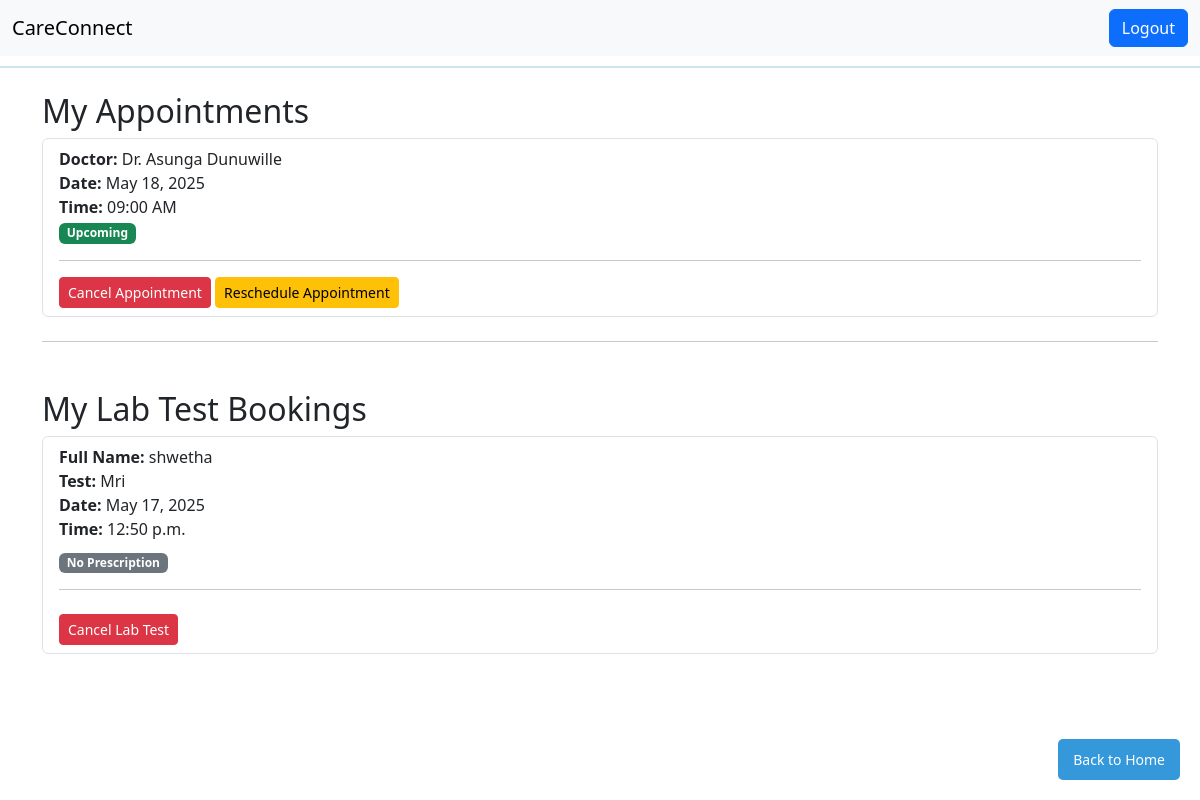
/dashboard/ (signed in), run on the app's committed database.
### core/models.py (models this page shows, shortened)
class Appointment(models.Model):
    PAYMENT_METHOD_CHOICES = [
        ('online', 'Online Payment'),
        ('cash', 'Cash at Visit'),
    ]
    STATUS_CHOICES = [
        ('upcoming', 'Upcoming'),
        ('completed', 'Completed'),
        ('canceled', 'Canceled'),
    ]
    user = models.ForeignKey(User, on_delete=models.CASCADE)
    doctor = models.ForeignKey(Doctor, on_delete=models.CASCADE)
    date = models.DateField()
    time_slot = models.CharField(max_length=50)
    status = models.CharField(max_length=20, choices=STATUS_CHOICES, default='upcoming')
    payment_method = models.CharField(
        max_length=10,
        choices=PAYMENT_METHOD_CHOICES,
        default='online'
    )
    is_paid = models.BooleanField(default=False)
    class Meta:
        unique_together = ('doctor', 'date', 'time_slot')  # Prevent double bookings

class Doctor(models.Model):
    name = models.CharField(max_length=100)
    specialty = models.CharField(max_length=100)
    qualification = models.TextField(blank=True, null=True)
    availability = models.BooleanField(default=True)
    image = models.ImageField(upload_to='doctor_images/', null=True, blank=True)
    rating = models.FloatField(default=0.0)
    consultation_fee = models.DecimalField(max_digits=10, decimal_places=2, default=0.00)

class LabTestBooking(models.Model):
    user = models.ForeignKey(User, on_delete=models.CASCADE)
    full_name = models.CharField(max_length=100)
    email = models.EmailField(default='abc@gmail.com')  # Default email value
    test = models.CharField(max_length=50)
    preferred_date = models.DateField(null=True, blank=True)
    preferred_time = models.TimeField(default="09:00:00")  # Default time value
    prescription = models.FileField(upload_to='prescriptions/', null=True, blank=True)
    notes = models.TextField(blank=True)
    submitted_at = models.DateTimeField(auto_now_add=True)

### core/views.py (the view)
# urls.py: path('dashboard/', views.dashboard, name='dashboard'), #Display dashboard
@login_required
def dashboard(request):
    user = request.user
    appointments = Appointment.objects.filter(user=request.user)
    lab_tests = LabTestBooking.objects.filter(user=request.user)
    return render(request, 'dashboard.html', {
        'appointments': appointments,
        'lab_tests': lab_tests,
    })

### templates/dashboard.html (shortened to what this page needs)
{% extends 'base.html' %}
{% block content %}
<h2>My Appointments</h2>
{% if appointments %}
    <ul class="list-group">
        {% for appointment in appointments %}
            <li class="list-group-item">
                <strong>Doctor:</strong> {{ appointment.doctor.name }} <br>
                <strong>Date:</strong> {{ appointment.date }} <br>
                <strong>Time:</strong> {{ appointment.time_slot }} <br>
                {% if appointment.status == 'upcoming' %}
                    <span class="badge bg-success">Upcoming</span>
                {% elif appointment.status == 'completed' %}
                    <span class="badge bg-primary">Completed</span>
                {% elif appointment.status == 'canceled' %}
                    <span class="badge bg-danger">Canceled</span>
                {% endif %}
                <hr>
                <div class="mt-2">
                    {% if appointment.status == 'upcoming' %}
                        <form method="POST" action="{% url 'cancel_appointment' appointment.id %}" style="display:inline;">
                            <button type="submit" class="btn btn-danger btn-sm">Cancel Appointment</button>
                        </form>
                        <a href="{% url 'reschedule_appointment' appointment.id %}" class="btn btn-warning btn-sm ml-2">Reschedule Appointment</a>
                    {% endif %}
                </div>
            </li>
        {% endfor %}
    </ul>
{% else %}
    <p>No doctor appointments found.</p>
{% endif %}
<hr class="my-4">
<h2 class="mt-5">My Lab Test Bookings</h2>
{% if lab_tests %}
    <ul class="list-group">
        {% for test in lab_tests %}
            <li class="list-group-item">
                <strong>Full Name:</strong> {{ test.full_name }} <br>
                <strong>Test:</strong> {{ test.test|title }} <br>
                <strong>Date:</strong> {{ test.preferred_date }} <br>
                <strong>Time:</strong> {{ test.preferred_time }} <br>
                <div class="mt-2">
                    {% if test.prescription %}
                        <a href="{{ test.prescription.url }}" target="_blank" class="btn btn-primary btn-sm">View Prescription</a>
                    {% else %}
                        <span class="badge bg-secondary">No Prescription</span>
                    {% endif %}
                    <hr>
                    <form method="POST" action="{% url 'cancel_lab_test' test.id %}" style="display:inline;">
                        <button type="submit" class="btn btn-danger btn-sm mt-2">Cancel Lab Test</button>
                    </form>
                </div>
            </li>
        {% endfor %}
    </ul>
{% else %}
    <p>No lab test appointments found.</p>
{% endif %}
<a href="/" class="home-button">Back to Home</a>
{% endblock %}

### core/static/style.css (style rules this page uses)
body { font-family: 'Segoe UI', Tahoma, Geneva, Verdana, sans-serif; background-color: #ffffff; margin: 0; padding: 0; }

### templates/dashboard.html (style rules this page uses)
.home-button { position: fixed; bottom: 20px; right: 20px; background-color: #3498db; color: white; padding: 10px 15px; border: none; border-radius: 5px; text-decoration: none; font-size: 14px; }

### data on the page
Appointment: doctor.name "Dr. Asunga Dunuwille", date "May 18, 2025", time_slot "09:00 AM", status "Upcoming"
LabTestBooking: full_name "shwetha", test "Mri", preferred_date "May 17, 2025", preferred_time "12:50 p.m.", prescription "No Prescription"
